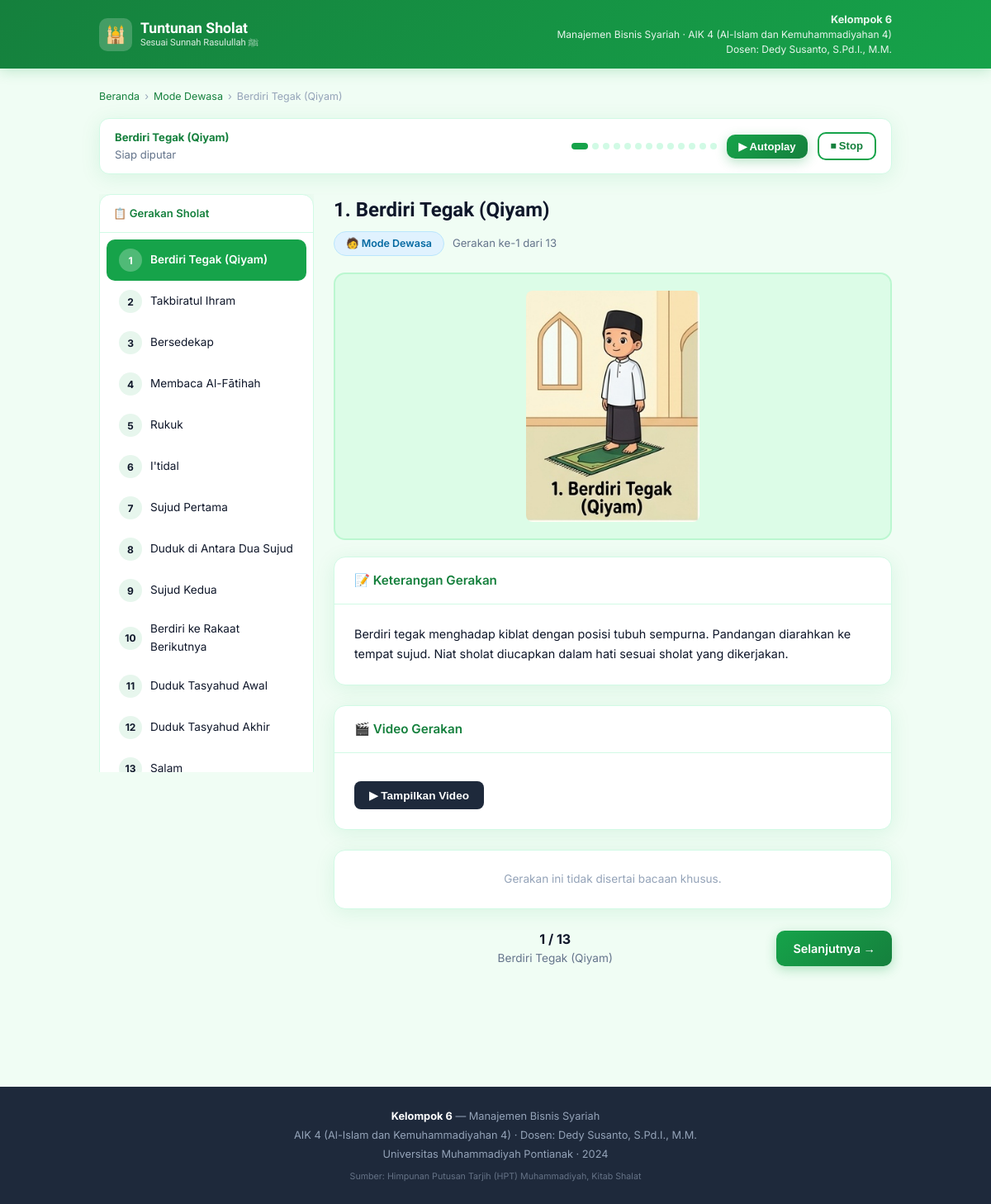
/sholat/dewasa/gerakan/1, run on the app's committed database.
### tables this page shows
CREATE TABLE kelompok (
    id          INTEGER PRIMARY KEY AUTOINCREMENT,
    nama_kelompok TEXT NOT NULL,
    prodi       TEXT NOT NULL,
    mata_kuliah TEXT NOT NULL,
    dosen       TEXT NOT NULL
);

CREATE TABLE kategori (
    id   INTEGER PRIMARY KEY AUTOINCREMENT,
    nama TEXT NOT NULL UNIQUE  -- 'dewasa' atau 'anak'
);

CREATE TABLE gerakan (
    id          INTEGER PRIMARY KEY AUTOINCREMENT,
    id_kategori INTEGER NOT NULL,
    nama        TEXT NOT NULL,
    urutan      INTEGER NOT NULL,
    deskripsi   TEXT,
    deskripsi_anak TEXT,
    gambar_url  TEXT,
    video_url   TEXT,
    FOREIGN KEY (id_kategori) REFERENCES kategori(id)
);

### app.py (the view)
@app.route('/sholat/<mode>/gerakan/<int:urutan>')
def detail_gerakan(mode, urutan):
    if mode not in ('dewasa', 'anak'):
        return redirect(url_for('index'))
    with get_db() as conn:
        kelompok = conn.execute('SELECT * FROM kelompok LIMIT 1').fetchone()
        kategori = conn.execute(
            'SELECT * FROM kategori WHERE nama = ?', (mode,)
        ).fetchone()
        if not kategori:
            return redirect(url_for('index'))
        gerakan = conn.execute(
            'SELECT * FROM gerakan WHERE id_kategori = ? AND urutan = ?',
            (kategori['id'], urutan)
        ).fetchone()
        if not gerakan:
            return redirect(url_for('daftar_gerakan', mode=mode))
        bacaan_list = conn.execute(
            'SELECT * FROM bacaan WHERE id_gerakan = ? ORDER BY urutan',
            (gerakan['id'],)
        ).fetchall()
        total = conn.execute(
            'SELECT COUNT(*) as total FROM gerakan WHERE id_kategori = ?',
            (kategori['id'],)
        ).fetchone()['total']
        prev_gerakan = conn.execute(
            'SELECT urutan FROM gerakan WHERE id_kategori = ? AND urutan < ? ORDER BY urutan DESC LIMIT 1',
            (kategori['id'], urutan)
        ).fetchone()
        next_gerakan = conn.execute(
            'SELECT urutan FROM gerakan WHERE id_kategori = ? AND urutan > ? ORDER BY urutan ASC LIMIT 1',
            (kategori['id'], urutan)
        ).fetchone()
        semua_gerakan = conn.execute(
            'SELECT id, nama, urutan FROM gerakan WHERE id_kategori = ? ORDER BY urutan',
            (kategori['id'],)
        ).fetchall()
    return render_template(
        'detail_gerakan.html',
        kelompok=kelompok,
        gerakan=gerakan,
        bacaan_list=bacaan_list,
        mode=mode,
        total=total,
        prev_urutan=prev_gerakan['urutan'] if prev_gerakan else None,
        next_urutan=next_gerakan['urutan'] if next_gerakan else None,
        semua_gerakan=semua_gerakan
    )

### app.py (called while the page is built)
def get_db():
    conn = sqlite3.connect(DATABASE)
    conn.row_factory = sqlite3.Row
    conn.execute("PRAGMA foreign_keys = ON")
    return conn

### templates/detail_gerakan.html (shortened to what this page needs)
{% extends 'base.html' %}
{% block content %}
<div class="container detail-wrap">
  <div style="font-size:0.78rem;color:var(--muted);margin-bottom:16px;display:flex;align-items:center;gap:6px;flex-wrap:wrap;">
    <a href="/" style="color:var(--green-dark);text-decoration:none;">Beranda</a> ›
    <a href="/sholat/{{ mode }}" style="color:var(--green-dark);text-decoration:none;">
      Mode {{ mode | capitalize }}
    </a> ›
    <span>{{ gerakan.nama }}</span>
  </div>
  <div class="autoplay-bar">
    <div class="label">
      <strong id="ap-gerakan-name">{{ gerakan.nama }}</strong>
      <span id="ap-status">Siap diputar</span>
    </div>
    <div class="progress-steps" id="progressDots">
      {% for g in semua_gerakan %}
      <div class="step-dot {% if g.urutan == gerakan.urutan %}active{% elif g.urutan < gerakan.urutan %}done{% endif %}"
           onclick="window.location='/sholat/{{ mode }}/gerakan/{{ g.urutan }}'"
           title="{{ g.nama }}"></div>
      {% endfor %}
    </div>
    <button class="btn btn-primary btn-sm" id="btnAutoplay" onclick="toggleAutoplay()">▶ Autoplay</button>
    <button class="btn btn-outline btn-sm" onclick="stopAutoplay()">⏹ Stop</button>
  </div>
  <div class="layout-detail">
    <aside class="sidebar">
      <div class="card">
        <div class="card-head">📋 Gerakan Sholat</div>
        <div class="gerakan-list">
          {% for g in semua_gerakan %}
          <a href="/sholat/{{ mode }}/gerakan/{{ g.urutan }}"
             class="gerakan-list-item {% if g.urutan == gerakan.urutan %}active{% endif %}">
            <span class="nomor">{{ g.urutan }}</span>
            {{ g.nama }}
          </a>
          {% endfor %}
        </div>
      </div>
    </aside>
    <div class="main-content">
      <div class="gerakan-title">{{ gerakan.urutan }}. {{ gerakan.nama }}</div>
      <div class="gerakan-meta">
        <span class="mode-badge {{ mode }}">
          {% if mode == 'anak' %}👦 Mode Anak{% else %}🧑 Mode Dewasa{% endif %}
        </span>
        <span>Gerakan ke-{{ gerakan.urutan }} dari {{ total }}</span>
      </div>
      <div class="gerakan-img-wrap">
        {% if gerakan.gambar_url %}
          <img src="{{ gerakan.gambar_url }}" alt="{{ gerakan.nama }}"
               onerror="this.style.display='none';document.getElementById('placeholder').style.display='block'">
        {% else %}
          <div class="gerakan-img-placeholder">🤲</div>
        {% endif %}
      </div>
      <div class="card mb-6">
        <div class="card-head">📝 Keterangan Gerakan</div>
        <div class="card-body">
          <p style="font-size:{% if mode=='anak' %}1rem{% else %}0.9rem{% endif %};line-height:1.7;color:var(--navy)">
            {% if mode == 'anak' %}
              {{ gerakan.deskripsi_anak }}
            {% else %}
              {{ gerakan.deskripsi }}
            {% endif %}
          </p>
        </div>
      </div>
      {% if gerakan.video_url %}
      <div class="card mb-6">
        <div class="card-head">🎬 Video Gerakan</div>
        <div class="card-body">
          <button class="btn-video" onclick="toggleVideo()">▶ Tampilkan Video</button>
        </div>
      </div>
      {% endif %}
      {% if bacaan_list %}
      <div class="card mb-6">
        <div class="card-head">🤲 Bacaan Sholat</div>
        <div class="card-body">
          {% for b in bacaan_list %}
          <div class="bacaan-item" id="bacaan-{{ b.id }}">
            {% if bacaan_list|length > 1 %}
            <div class="bacaan-header">
              <span>📖</span> Bacaan {{ loop.index }}
            </div>
            {% endif %}
            {% if b.teks_arab %}
            <div class="teks-arab">{{ b.teks_arab }}</div>
            {% endif %}
            <div class="tabs">
              <button class="tab-btn active" onclick="showTab(this,'latin-{{ b.id }}')">Latin</button>
              <button class="tab-btn" onclick="showTab(this,'terjemahan-{{ b.id }}')">Terjemahan</button>
              {% if mode == 'dewasa' %}
              <button class="tab-btn" onclick="showTab(this,'sumber-{{ b.id }}')">Sumber</button>
              {% endif %}
            </div>
            <div class="tab-content active" id="latin-{{ b.id }}">
              {% if b.teks_latin %}
              <div class="teks-latin">{{ b.teks_latin }}</div>
              {% endif %}
            </div>
            <div class="tab-content" id="terjemahan-{{ b.id }}">
              {% if b.terjemahan %}
              <div class="teks-terjemahan">
                {% if mode == 'anak' %}{{ b.terjemahan_ringkas }}{% else %}{{ b.terjemahan }}{% endif %}
              </div>
              {% endif %}
            </div>
            {% if mode == 'dewasa' %}
            <div class="tab-content" id="sumber-{{ b.id }}">
              <div class="teks-terjemahan">
                <strong>Sumber:</strong> {{ b.sumber or 'HPT Muhammadiyah, Kitab Shalat' }}
              </div>
            </div>
            {% endif %}
            {% if b.audio_url %}
            <div class="audio-wrap">
              <audio id="audio-{{ b.id }}" preload="none">
                <source src="{{ b.audio_url }}" type="audio/mpeg">
              </audio>
              <button class="btn-audio" id="btnAudio-{{ b.id }}"
                      onclick="playAudio('{{ b.id }}')">
                🔊 Putar Bacaan
              </button>
            </div>
            {% endif %}
          </div>
          {% endfor %}
        </div>
      </div>
      {% else %}
      <div class="card mb-6">
        <div class="card-body text-center text-muted">
          Gerakan ini tidak disertai bacaan khusus.
        </div>
      </div>
      {% endif %}
      <div class="nav-gerakan">
        <div class="nav-info">
          <strong>{{ gerakan.urutan }} / {{ total }}</strong>
          <span>{{ gerakan.nama }}</span>
        </div>
        {% if next_urutan %}
        <a href="/sholat/{{ mode }}/gerakan/{{ next_urutan }}" class="btn btn-primary">
          Selanjutnya →
        </a>
        {% else %}
        <a href="/sholat/{{ mode }}" class="btn btn-outline">
          ✅ Selesai
        </a>
        {% endif %}
      </div>
    </div>
  </div>
</div>
{% endblock %}

### templates/base.html (shortened to what this page needs)
<!DOCTYPE html>
<html lang="id">
<head>
  <link rel="stylesheet" href="{{ url_for('static', filename='css/style.css') }}"/>
</head>
<body>
<header class="site-header">
  <div class="header-inner">
    <a href="{{ url_for('index') }}" class="logo-wrap">
      <div class="logo-icon">🕌</div>
      <div class="logo-text">
        Tuntunan Sholat
        <small>Sesuai Sunnah Rasulullah ﷺ</small>
      </div>
    </a>
    <div class="header-identity">
      <strong>{{ kelompok.nama_kelompok if kelompok else 'Kelompok 6' }}</strong>
      {{ kelompok.prodi if kelompok else 'Manajemen Bisnis Syariah' }} ·
      {{ kelompok.mata_kuliah if kelompok else 'AIK 4' }}<br/>
      Dosen: {{ kelompok.dosen if kelompok else 'Dedy Susanto, S.Pd.I., M.M.' }}
    </div>
  </div>
</header>
<main>
  {% block content %}{% endblock %}
</main>
<footer class="site-footer">
  <strong>{{ kelompok.nama_kelompok if kelompok else 'Kelompok 6' }}</strong> —
  {{ kelompok.prodi if kelompok else 'Manajemen Bisnis Syariah' }}<br/>
  {{ kelompok.mata_kuliah if kelompok else 'AIK 4 (Al-Islam dan Kemuhammadiyahan 4)' }} ·
  Dosen: {{ kelompok.dosen if kelompok else 'Dedy Susanto, S.Pd.I., M.M.' }}<br/>
  Universitas Muhammadiyah Pontianak · 2024<br/>
  <small style="margin-top:6px;display:block;opacity:0.6;">Sumber: Himpunan Putusan Tarjih (HPT) Muhammadiyah, Kitab Shalat</small>
</footer>
</body>
</html>

### data on the page
kelompok: nama_kelompok "Kelompok 6", prodi "Manajemen Bisnis Syariah", mata_kuliah "AIK 4 (Al-Islam dan Kemuhammadiyahan 4)", dosen "Dedy Susanto, S.Pd.I., M.M."
kategori: nama "Dewasa"
gerakan: nama "Berdiri Tegak (Qiyam)", urutan "1", gambar_url (picture), deskripsi "Berdiri tegak menghadap kiblat dengan posisi tubuh sempurna. Pandangan diarahkan ke tempat sujud. Niat sholat diucapkan dalam hati sesuai sholat yang dikerjakan."
gerakan: urutan "2", nama "Takbiratul Ihram"
gerakan: urutan "3", nama "Bersedekap"
gerakan: urutan "4", nama "Membaca Al-Fātihah"
gerakan: urutan "5", nama "Rukuk"
gerakan: urutan "6", nama "I'tidal"
gerakan: urutan "7", nama "Sujud Pertama"
gerakan: urutan "8", nama "Duduk di Antara Dua Sujud"
gerakan: urutan "9", nama "Sujud Kedua"
gerakan: urutan "10", nama "Berdiri ke Rakaat Berikutnya"
gerakan: urutan "11", nama "Duduk Tasyahud Awal"
gerakan: urutan "12", nama "Duduk Tasyahud Akhir"
gerakan: urutan "13", nama "Salam"

### other printed values
{{ total }} "13"
